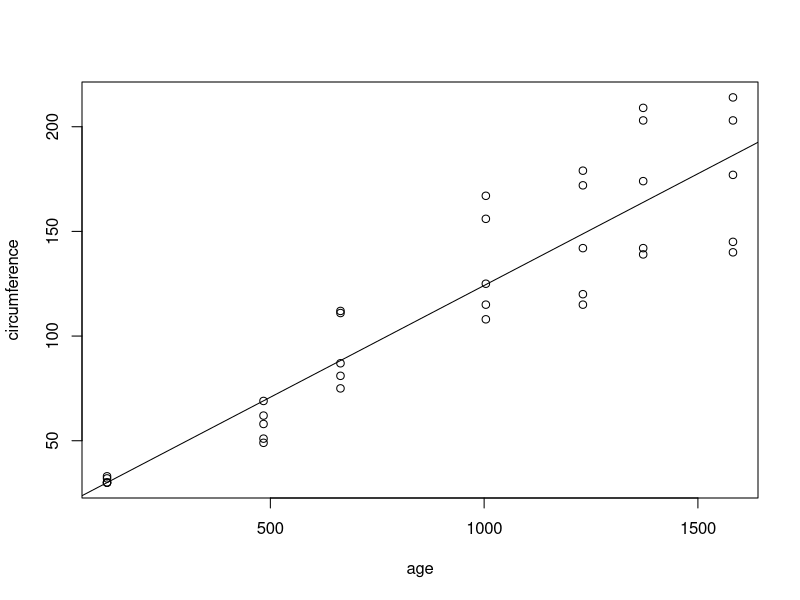
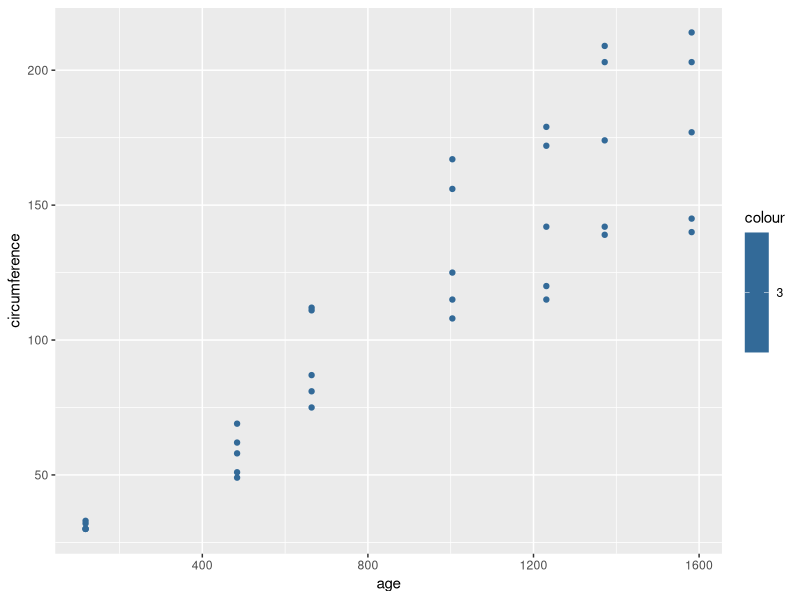
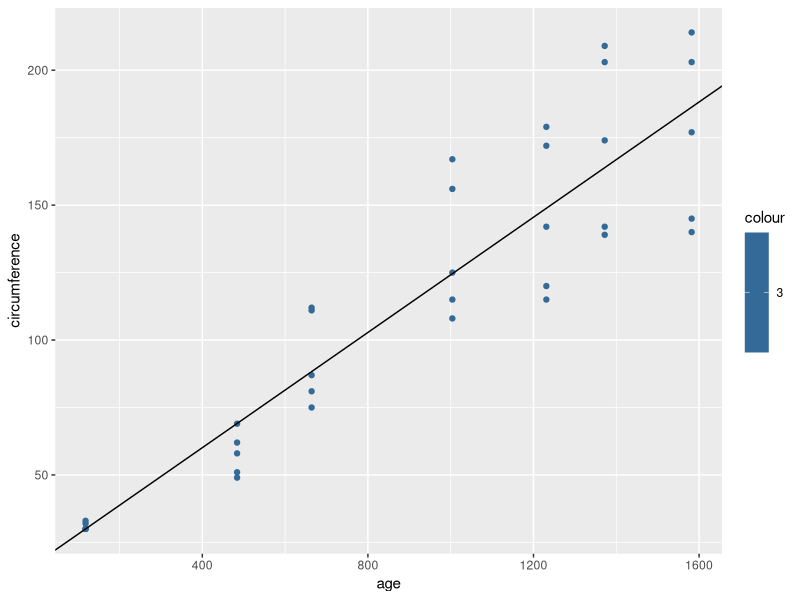
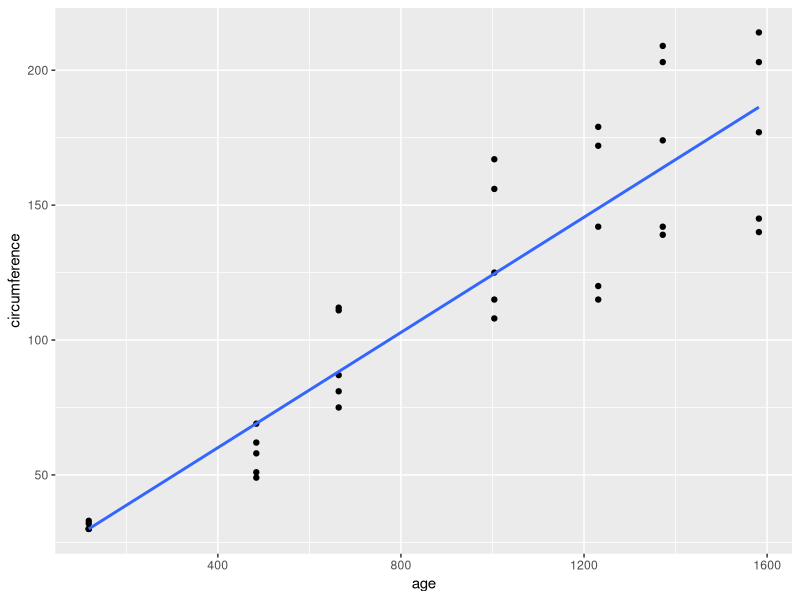

Reproduce these figures in R, in order.
library(ggplot2)
data("Orange")
Org.mod = lm(circumference~age,data=Orange)
pdf("Result.pdf")
plot(Orange[,-1])+abline(Org.mod)
ggplot(Orange)+geom_point(aes(y=circumference,x=age,color=3))
ggplot(Orange)+geom_point(aes(y=circumference,x=age,color=3))+geom_abline(intercept = coef(Org.mod)[1],slope = coef(Org.mod)[2])
ggplot(Orange,)+geom_point(aes(x=age,y=circumference))+ geom_smooth(mapping = aes(x=age,y=circumference),method = "lm",se=FALSE)
dev.off()